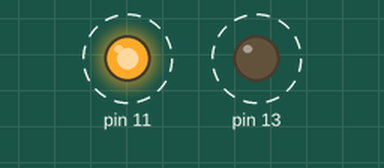
This sketch was run on a simulated Arduino Uno, built with avr-gcc and run on an emulated ATmega328P. Parts: output pins drawn as LEDs (lit = HIGH). Dashed ring = blinking.

Above: at 0.2 s.
Timing chart, 0 to 3.0 s (numbered marks = the images above):
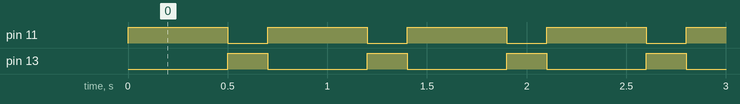

Measured:
- by itself, pin 11: alternates HIGH for 0.50 s and LOW for 0.20 s
- by itself, pin 13: alternates HIGH for 0.20 s and LOW for 0.50 s

The sketch:

lab3-blink_2_leds.ino
```cpp
void setup() {
  pinMode(11, OUTPUT);
  pinMode(13, OUTPUT);
}

void loop() {
  digitalWrite(11, HIGH);
  digitalWrite(13, LOW);
  delay(500);
  digitalWrite(11, LOW);
  digitalWrite(13, HIGH);
  delay(200);
}
```
